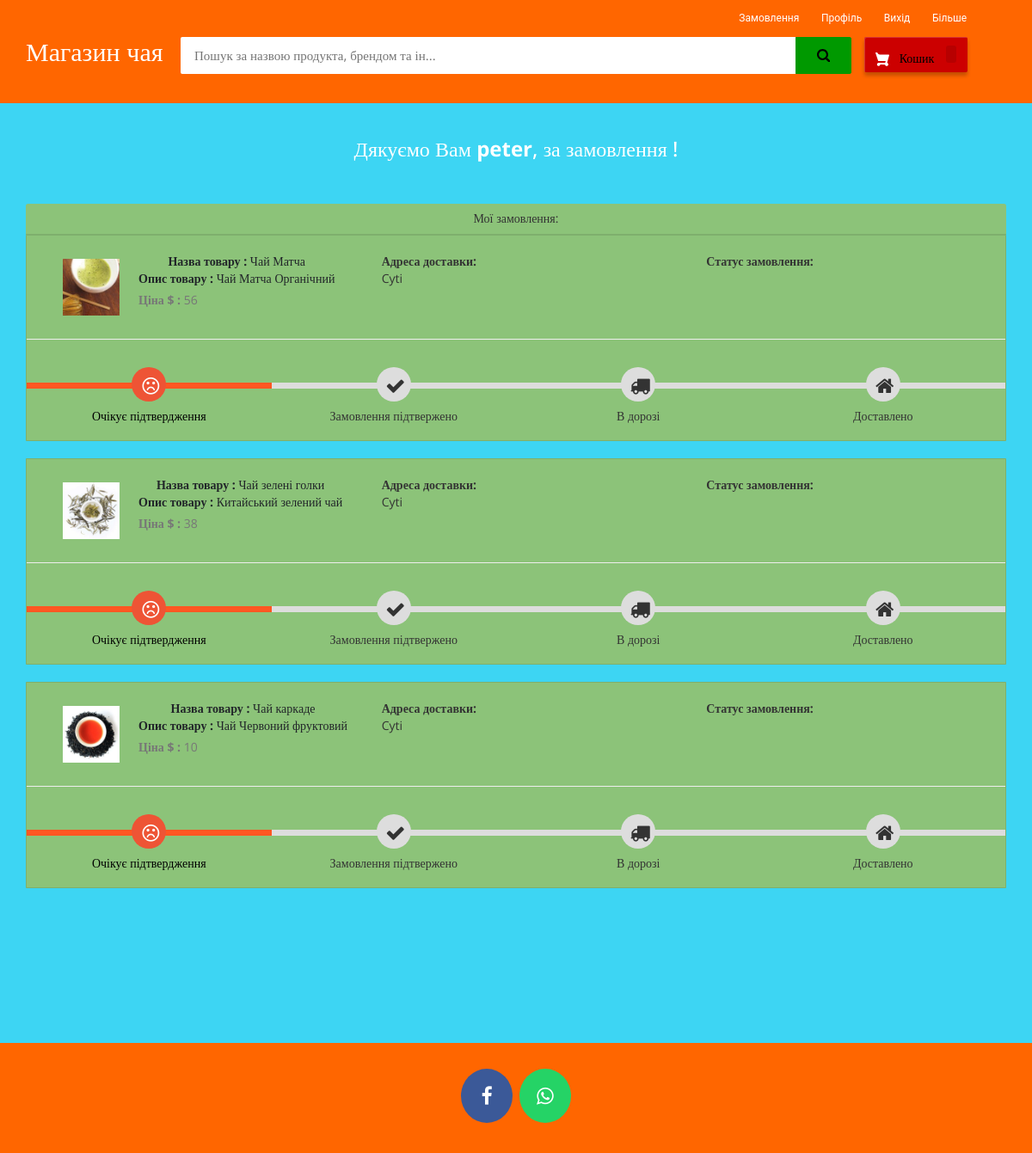
Screenshot of /my-order (signed in) with the database file from the repository.
### ecom/models.py (models this page shows, shortened)
class Product(models.Model):
    name = models.CharField(max_length=40)
    product_image = models.ImageField(upload_to='product_image/', null=True, blank=True)
    price = models.PositiveIntegerField()
    description=models.CharField(max_length=40)

class Orders(models.Model):
    STATUS =(
        ('Pending', 'Pending'),
        ('Order Confirmed', 'Order Confirmed'),
        ('Out for Delivery', 'Out for Delivery'),
        ('Delivered', 'Delivered'),
    )
    customer = models.ForeignKey('Customer', on_delete=models.CASCADE, null=True)
    product = models.ForeignKey('Product', on_delete=models.CASCADE, null=True)
    email = models.CharField(max_length=50, null=True)
    address = models.CharField(max_length=500, null=True)
    mobile = models.CharField(max_length=20, null=True)
    order_date = models.DateField(auto_now_add=True, null=True)
    status = models.CharField(max_length=50, null=True, choices=STATUS)

### ecom/views.py (the view)
# urls.py: path('my-order', views.my_order_view,name='my-order'),
@login_required(login_url='customerlogin')
@user_passes_test(is_customer)
def my_order_view(request):
    customer = models.Customer.objects.get(user_id=request.user.id)
    orders = models.Orders.objects.all().filter(customer_id=customer)
    ordered_products = []
    for order in orders:
        ordered_product=models.Product.objects.all().filter(id=order.product.id)
        ordered_products.append(ordered_product)
    return render(request, 'ecom/my_order.html', {'data': zip(ordered_products, orders)})

### ecom/views.py (called while the page is built)
def is_customer(user):
    return user.groups.filter(name='CUSTOMER').exists()

### templates/ecom/my_order.html (shortened to what this page needs)
{% extends 'ecom/customer_base.html' %}
{% load static %}
{% block content %}
<br>
<h3 style="text-align:center; color: #ffffff;">Дякуємо Вам   <strong>{{request.user}}</strong>,  за замовлення !</h3> <br><br>
<div class="container">
    <header class="card-header" style="text-align:center;"> Мої замовлення:  </header>
    {% for products,order in data %}
    <article class="card">
        <div class="card-body">
            <ul class="row" style="margin-left:20px;margin-top:20px;">
                <li class="col-md-4">
                  <figure class="itemside mb-3">
                    {%for product in products%}
                      <div class="aside"><img src="{% static product.product_image.url %}" class="img-sm border"></div>
                      <figcaption class="info align-self-center">
                          <p class="title"><strong>Назва товару : </strong>{{product.name}} <br> <strong>Опис товару : </strong>{{product.description}}</p> <span class="text-muted"><strong>Ціна $ : </strong>{{product.price}} </span>
                      </figcaption>
                  </figure>
                </li>
                <li class="col-md-4">
                    <div class="col"> <strong>Адреса доставки:</strong> <br> {{order.address}}</div>
                </li>
                <li class="col-md-4">
                    <div class="col"> <strong>Статус замовлення:</strong>
                </li>
                {%endfor%}
            </ul>
            <hr>
            <div class="track">
                {%if order.status == 'Pending' %}
                <div class="step active"> <span class="icon"> <i style="padding-top:5px; padding-right:20px;" class="fa fa-frown-o"></i> </span> <span class="text"> Очікує підтвердження</span> </div>
                <div class="step "> <span class="icon"> <i style="padding-top:5px; padding-right:20px;" class="fa fa-check"></i> </span> <span class="text"> Замовлення підтвержено</span> </div>
                <div class="step "> <span class="icon"> <i style="padding-top:5px; padding-right:20px;" class="fa fa-truck"></i> </span> <span class="text"> В дорозі </span> </div>
                <div class="step "> <span class="icon"> <i style="padding-top:5px; padding-right:20px;" class="fa fa-home"></i> </span> <span class="text">Доставлено</span> </div>
                {%endif%}
            </div>
        </div>
    </article><br>
    {%endfor%}
</div>
<br><br><br><br><br>
{% endblock content %}

### templates/ecom/customer_base.html (shortened to what this page needs)
<html>
{% load static %}
<head>
<link rel="stylesheet" href="https://maxcdn.bootstrapcdn.com/bootstrap/3.3.0/css/bootstrap.min.css">
<link rel="stylesheet" href="https://maxcdn.bootstrapcdn.com/font-awesome/4.7.0/css/font-awesome.min.css">
</head>
<body>
<div id="navbar">
    <div class="container">
        <div class="row row1">
            <ul class="largenav pull-right">
                <li class="upper-links"><a class="links" href="/my-order">Замовлення</a></li>
                <li class="upper-links"><a class="links" href="/my-profile">Профіль</a></li>
                  <li class="upper-links"><a class="links" href="/logout">Вихід</a></li>
                <li class="upper-links dropdown"><a class="links" href="">Більше</a>
                </li>
            </ul>
        </div>
        <div class="row row2">
            <div class="col-sm-2">
                <h2 style="margin:0px;"><a style="text-decoration:none; color:white;" href="/"><span class="largenav">Магазин чая </span></a></h2>
            </div>
            <div class="navbar-search smallsearch col-sm-8 col-xs-11">
              <form  action="/search" method="get">
                <div class="row"> <input class="navbar-input col-xs-11" type="search" placeholder="Пошук за назвою продукта, брендом та ін..." name="query" id="query">
                  <button class="navbar-button col-xs-1" type="submit">
                  </button>
                </div>
              </form>
            </div>
            <div class="cart1 largenav col-sm-2"> <a class="cart-button" href="/cart">  Кошик <span class="item-number ">{{ product_count_in_cart }}</span> </a> </div>
        </div>
    </div>
</div>
{% block content %}
{% endblock content %}
<br><br><br>
<footer>
  <p>
    <a id="ftr" href="#" class="fa fa-facebook"></a>
    <a id="ftr" href="#" class="fa fa-whatsapp"></a>
  </p>
  <br>
</footer>
</body>
</html>

### templates/ecom/customer_base.html (style rules this page uses)
body { background-color: #ebe0e0 }
#navbar { background-color: #ff6600; color: black; }
.row1 { padding-top: 10px; padding-right: 50px }
.row2 { padding-bottom: 20px }
.navbar-input { padding: 11px 16px; border-radius: 2px 0 0 2px; border: 0 none; outline: 0 none; font-size: 15px }
.navbar-button { background-color: #009900; border: 1px solid #009900; border-radius: 0 2px 2px 0; color: #565656; padding: 10px 0; height: 43px; cursor: pointer }
.cart-button { background-color: #cc0000; box-shadow: 0 4px 4px 0 rgba(0, 0, 0, .23), inset 1px 1px 0 0 hsla(0, 0%, 100%, .2); padding: 10px 0; text-align: center; height: 41px; border-radius: 2px; font-weight: 500; width: 120px; display: inline-block; color: #FFFFFF; text-decoration: none; color: inherit; border: none; outline: none }
.cart-svg { display: inline-block; width: 16px; height: 16px; vertical-align: middle; margin-right: 8px }
.item-number { border-radius: 3px; background-color: rgba(0, 0, 0, .1); height: 20px; padding: 3px 6px; font-weight: 500; display: inline-block; color: #fff; line-height: 12px; margin-left: 10px }
.upper-links { display: inline-block; padding: 0 11px; line-height: 23px; font-family: 'Roboto', sans-serif; letter-spacing: 0; color: inherit; border: none; outline: none; font-size: 12px }
.dropdown { position: relative; display: inline-block; margin-bottom: 0px }
.links { color: #fff; text-decoration: none }
.largenav { display: none }
.smallsearch { margin-left: 15px; margin-top: 15px }
footer { padding: 0px 0px 0px 0px; background-color: #ff6600; margin: 0px; }
#ftr { padding: 20px; }
.fa { font-size: 23px; width: 60px; text-align: center; text-decoration: none; margin: 5px 2px; border-radius: 50%; }
.fa-facebook { background: #3B5998; color: white; margin-top: 30px; }
.fa-whatsapp { background: #25d366; color: white; }
p { text-align: center; }
@media screen and (min-width: 768px) { .largenav { display: block } }
@media screen and (min-width: 768px) { .smallsearch { margin: 0px } }

### templates/ecom/my_order.html (style rules this page uses)
body { background-color: #3dd5f3; font-family: 'Open Sans', serif }
.container { margin-top: 0px; margin-bottom: 0px }
.card { position: relative; display: -webkit-box; display: -ms-flexbox; display: flex; -webkit-box-orient: vertical; -webkit-box-direction: normal; -ms-flex-direction: column; flex-direction: column; min-width: 0; word-wrap: break-word; background-color: #8CC379FF; background-clip: border-box; border: 1px solid rgba(0, 0, 0, 0.1); border-radius: 0.10rem }
.card-header:first-child { border-radius: calc(0.37rem - 1px) calc(0.37rem - 1px) 0 0 }
.card-header { padding: 0.75rem 1.25rem; margin-bottom: 0; background-color: #8CC379FF; border-bottom: 1px solid rgba(0, 0, 0, 0.1) }
.track { position: relative; background-color: #ddd; height: 7px; display: -webkit-box; display: -ms-flexbox; display: flex; margin-bottom: 60px; margin-top: 50px }
.track .step { -webkit-box-flex: 1; -ms-flex-positive: 1; flex-grow: 1; width: 25%; margin-top: -18px; text-align: center; position: relative }
.track .step.active:before { background: #FF5722 }
.track .step::before { height: 7px; position: absolute; content: ""; width: 100%; left: 0; top: 18px }
.track .step.active .icon { background: #ee5435; color: #fff }
.track .icon { display: inline-block; width: 40px; height: 40px; line-height: 40px; position: relative; border-radius: 100%; background: #ddd }
.track .step.active .text { font-weight: 400; color: #000 }
.track .text { display: block; margin-top: 7px }
.itemside { position: relative; display: -webkit-box; display: -ms-flexbox; display: flex; width: 100% }
.itemside .aside { position: relative; -ms-flex-negative: 0; flex-shrink: 0 }
.img-sm { width: 80px; height: 80px; padding: 7px }
ul.row, ul.row-sm { list-style: none; padding: 0 }
.itemside .info { padding-left: 15px; padding-right: 7px }
.itemside .title { display: block; margin-bottom: 5px; color: #212529 }
p { margin-top: 0; margin-bottom: 1rem }

### rows the page displays
Orders: address "Cyti", status "Pending" (drawn)
Product: product_image (picture), name "Чай Матча", description "Чай Матча Органічний", price "56"
Orders: address "Cyti", status "Pending" (drawn)
Product: product_image (picture), name "Чай зелені голки", description "Китайський зелений чай", price "38"
Orders: address "Cyti", status "Pending" (drawn)
Product: product_image (picture), name "Чай каркаде", description "Чай Червоний фруктовий", price "10"

### other values shown
{{ request.user }} "peter"
